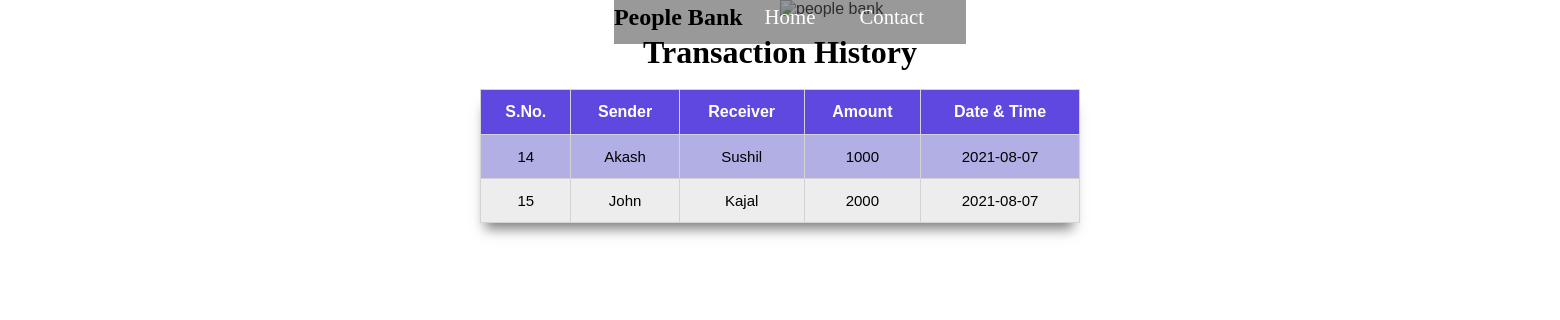
The page /transactionhistory.php on the database its author committed.
### tables this page shows
CREATE TABLE `transaction` (
  `sno` int(2) NOT NULL AUTO_INCREMENT,
  `sender` text NOT NULL,
  `receiver` text NOT NULL,
  `balance` int(9) NOT NULL,
  `datetime` date NOT NULL DEFAULT current_timestamp(),
  PRIMARY KEY (`sno`)
);

### transactionhistory.php (the view, shortened to what this page needs)
<?php include('navbar.php') ?>
<!DOCTYPE html>
<html lang="en">
<head>
    <link rel="stylesheet" href="css/transactionhistory.css">
    <link rel="stylesheet" href="css/style.css">
</head>
<body>
	<div class="container">
        <h1 style="text-align:center;">Transaction History</h1>
       <br>
       <div class="table-responsive-sm">
    <table class="table table-hover table-striped table-condensed table-bordered">
        <thead>
            <tr>
                <th class="text-center">S.No.</th>
                <th class="text-center">Sender</th>
                <th class="text-center">Receiver</th>
                <th class="text-center">Amount</th>
                <th class="text-center">Date & Time</th>
            </tr>
        </thead>
        <tbody>
        <?php
            include 'connect.php';
            $sql ="select * from transaction";
            $query =mysqli_query($conn, $sql);
            while($rows = mysqli_fetch_assoc($query))
            {
        ?>
            <tr>
            <td class="py-2"><?php echo $rows['sno']; ?></td>
            <td class="py-2"><?php echo $rows['sender']; ?></td>
            <td class="py-2"><?php echo $rows['receiver']; ?></td>
            <td class="py-2"><?php echo $rows['balance']; ?> </td>
            <td class="py-2"><?php echo $rows['datetime']; ?> </td>
        <?php
            }
        ?>
        </tbody>
    </table>
    </div>
    </div>
</body>
</html>

### css/transactionhistory.css (style rules this page uses)
* { margin: 0; padding: 0; font-family: arial; box-sizing: border-box; }
body { height: 100vh ; place-items: center; background-size: 100% 120%; background-repeat: no-repeat; }
h1 { font-family:Georgia, 'Times New Roman', Times, serif; place-items: center; text-align: center; }
table { width: 600px; box-shadow: -1px 12px 12px -6px rgba(0,0,0,0.5); }
table, td, th { padding: 13px; border: 1px solid lightgray; border-collapse: collapse; text-align: center; cursor: pointer; margin: auto; }
td { font-size: 15px; }
th { background-color: #5f48e0; color: white; }
tr:nth-child(odd) { background-color: rgb(177 175 228); }
tr:nth-child(even) { background-color: #ededed; }

### css/style.css (style rules this page uses)
* { margin: 0; padding: 0; }
body { min-height: 100vh; }

### rows shown on the page
transaction: sno "14", sender "Akash", receiver "Sushil", balance "1000", datetime "2021-08-07"
transaction: sno "15", sender "John", receiver "Kajal", balance "2000", datetime "2021-08-07"
